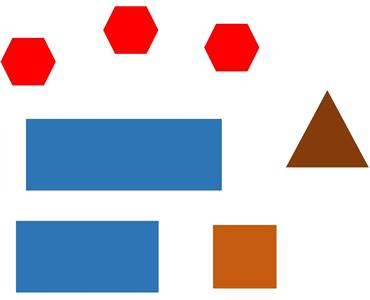
#> input picture SimpleIdentificationOfGeometricFigures/shapes.jpg, 370 x 300 px
$ python identifyShapes.py
#> lines starting #> are read from the running program, lines starting #| are printed output that depends on the picture; after the words box and inside, x2 and y2 are one past the last pixel; in counts of white or black regions, pixels touching at a corner belong together
# Import libraries
import cv2 as cv
import numpy as np
from matplotlib import pyplot as plt
import scipy.ndimage as ndimage

shapes = cv.imread('shapes.jpg') # Load in image
#> shapes is the input picture: shape (300, 370, 3); mean B, G, R 208.4, 198.7, 202.8
imgray = cv.cvtColor(shapes, cv.COLOR_BGR2GRAY) # Apply grey scale to image
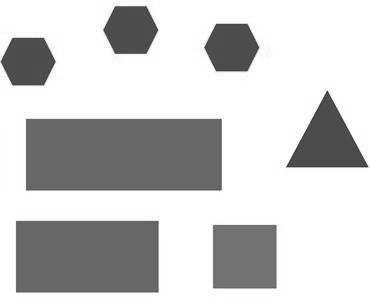
#> imgray: shape (300, 370); min 45, max 255, mean 201.1
ret, thresh = cv.threshold(imgray, 127, 255, 0) # Apply threshold
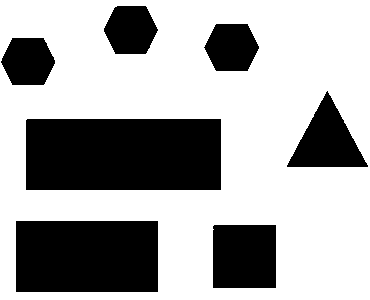
#> thresh: shape (300, 370); 66.6% white; 7 black regions
contours, hierarchy = cv.findContours(thresh, cv.RETR_TREE, cv.CHAIN_APPROX_SIMPLE) # Find all countours of the image
#> contours = 8 contours; box (x1, y1, x2, y2) and area: (0, 0, 370, 300) 110331, (25, 118, 222, 191) 14108, (15, 220, 159, 293) 10294, (212, 224, 277, 289) 4092, (286, 90, 369, 168) 3252, (103, 5, 159, 55) 2116, (203, 23, 260, 72) 2111, (0, 37, 56, 86) 2100
contours.pop(0) # Remove first element (it is the whole image corners)

# Check each countour then label and draw the outlines
for cont in contours:
    # Approximate the polygon, use arclenght to calculate the error margin epsilon
    perimeter = cv.arcLength(cont,True)
    epsilon = 0.01*perimeter
    approx = cv.approxPolyDP(cont,epsilon,True)

    # Variables for cv.putText
    font =  cv.FONT_HERSHEY_PLAIN
    fontSize = 1.0
    fontColor = (0, 0, 0)
    fontThickness = 1

    # Check for amount of coordinates to decide what shape the polygon is
    if(len(approx) == 3): # Triangle
        cv.drawContours(shapes, [approx], -1, (0,255,0), 2)
        cv.putText(shapes, "Triangle", (approx[2][0][0], approx[2][0][1]), font, fontSize, fontColor, fontThickness)

    elif(len(approx) == 4):# Rectangle or Square
        cv.drawContours(shapes, [approx], -1, (0,255,0), 2)

        # Check if width is almost the same as height (=Square) (error margin 5%)
        (x, y, w, h) = cv.boundingRect(approx)
        if(w/h < 1.05 and  h/w < 1.05): # Square
            cv.putText(shapes, "Square", (approx[3][0][0], approx[3][0][1]), font, fontSize, fontColor, fontThickness)
        else: # Rectangle
            cv.putText(shapes, "Rectangle", (approx[3][0][0], approx[3][0][1]), font, fontSize, fontColor, fontThickness)

    elif(len(approx) == 6): # Hexagon
        cv.drawContours(shapes, [approx], -1, (0,255,0), 2)
        cv.putText(shapes, "Hexagon", (approx[4][0][0], approx[2][0][1]), font, fontSize, fontColor, fontThickness)
#> this loop made 7 passes
#> (perimeter, epsilon, approx, x, y, w, h) on passes 1 to 3: (253.9, 2.54, [[214, 224], [276, 225], [275, 288], [212, 287]], 212, 224, 65, 65), (427.7, 4.28, [[15, 221], [157, 220], [158, 291], [16, 292]], 15, 220, 144, 73), (533.1, 5.33, [[25, 120], [220, 118], [221, 189], [26, 190]], 25, 118, 197, 73)
#> (perimeter, epsilon) on passes 5 to 7: (177.9, 1.78), (178.7, 1.79), (178.1, 1.78)
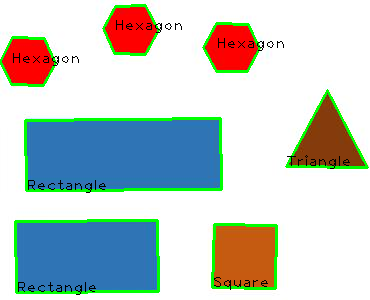
#> shapes: shape (300, 370, 3); 5.88% of pixels changed, all inside (x1, y1, x2, y2) = (0, 4, 369, 295)

#Show image
plt.figure(figsize = (20,20))
plt.imshow(cv.cvtColor(shapes, cv.COLOR_BGR2RGB))
plt.axis('off')
plt.show()

$ run again, with SimpleIdentificationOfGeometricFigures/test.jpg copied over SimpleIdentificationOfGeometricFigures/shapes.jpg
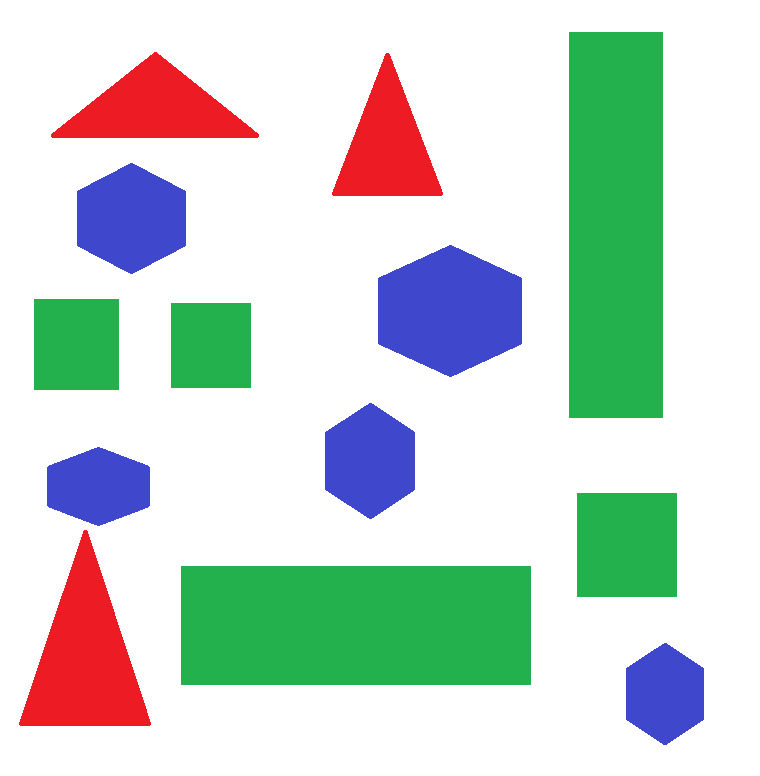
#> input picture SimpleIdentificationOfGeometricFigures/test.jpg, 760 x 776 px
#> shapes is the input picture: shape (776, 760, 3); mean B, G, R 208.4, 215.9, 201.4
#> `ret, thresh = cv.threshold(imgray, 127, 255, 0)`:
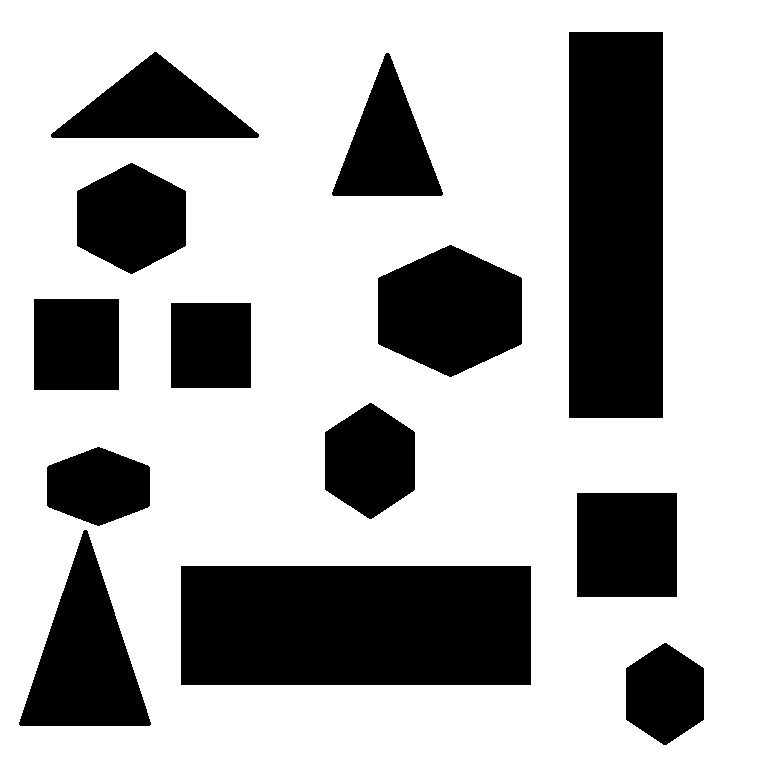
#> thresh: shape (776, 760); 69.9% white; 13 black regions
#> contours = 14 contours; largest, box (x1, y1, x2, y2) and area: (0, 0, 760, 776) 588225, (180, 565, 532, 686) 42118, (568, 31, 664, 419) 36763, (377, 244, 523, 378) 14515, (18, 529, 152, 727) 13718
#> the loop `for cont in contours:` made 13 passes
#> (perimeter, epsilon, approx, x, y, w, h) on passes 2, 4, 7, 8, 13: (939.7, 9.4, [[180, 566], [530, 565], [531, 684], [181, 685]], 180, 565, 352, 121), (409.7, 4.1, [[577, 492], [677, 493], [676, 597], [576, 596]], 576, 492, 102, 106), (331.7, 3.32, [[171, 302], [251, 303], [250, 388], [170, 387]], 170, 302, 82, 87), (353.7, 3.54, [[34, 298], [119, 299], [118, 390], [33, 389]], 33, 298, 87, 93), (961.7, 9.62, [[569, 31], [663, 32], [662, 418], [568, 417]], 568, 31, 96, 388)
#> after the loop `for cont in contours:`:
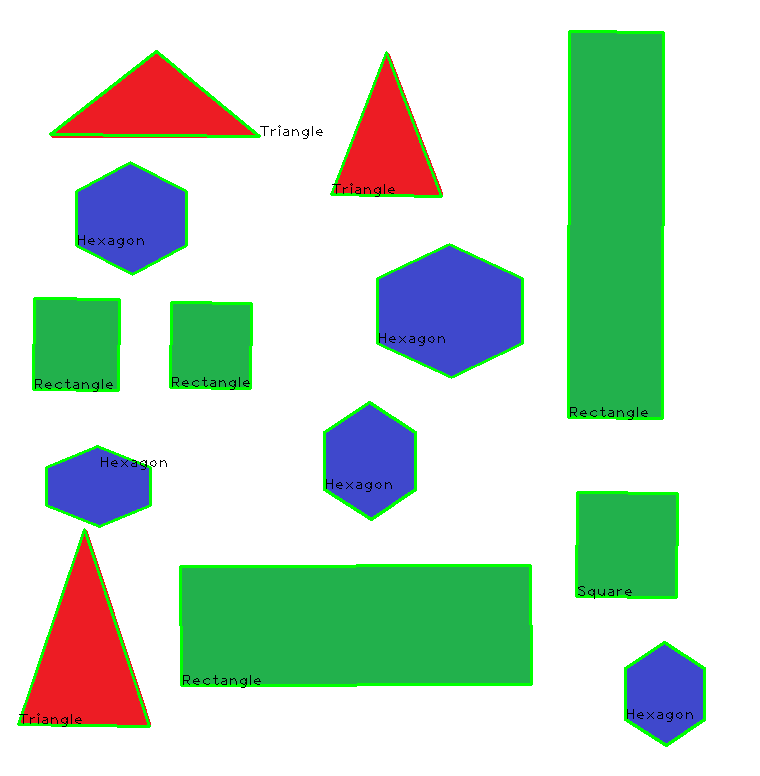
#> shapes: shape (776, 760, 3); 3.37% of pixels changed, all inside (x1, y1, x2, y2) = (17, 30, 706, 747)
